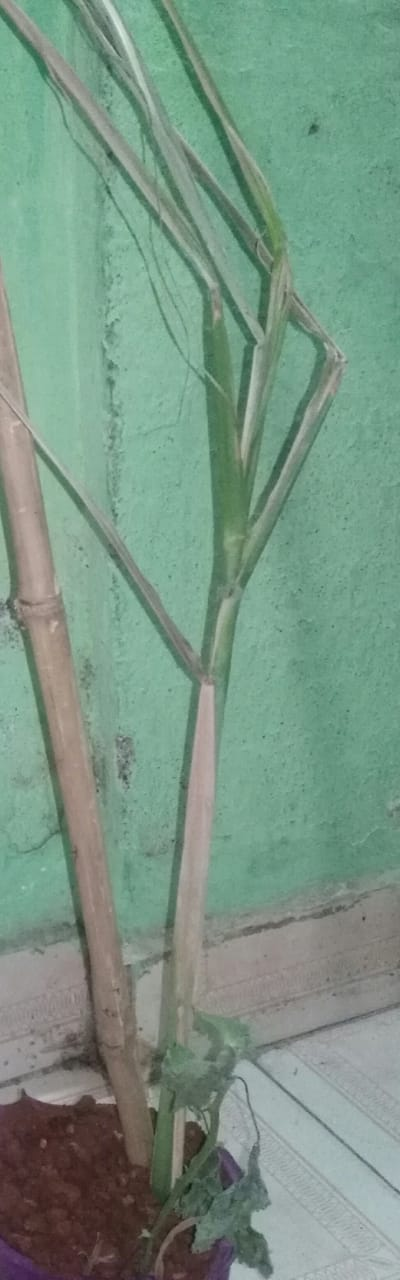
#> input picture project-code/sugarcane_plant.jpeg, 400 x 1280 px
$ python plantbot_height-measure.py
#> lines starting #> are read from the running program, lines starting #| are printed output that depends on the picture; after the words box and inside, x2 and y2 are one past the last pixel; in counts of white or black regions, pixels touching at a corner belong together
import argparse
import imutils.contours
import cv2

# Get our options
'''parser = argparse.ArgumentParser(description='Object height measurement')
parser.add_argument("-i", "--image", type=float, required=True,
                    help="file to process")
parser.add_argument("-w", "--width", type=float, required=True,
                    help="width of the left-most object in the image")
args = vars(parser.parse_args())'''
args={'width':50}
# Read in the image
image = cv2.imread('sugarcane_plant.jpeg')
#> image is the input picture: shape (1280, 400, 3); mean B, G, R 132.3, 148.3, 121.4

# Cover to grayscale and blur
greyscale = cv2.cvtColor(image, cv2.COLOR_BGR2GRAY)
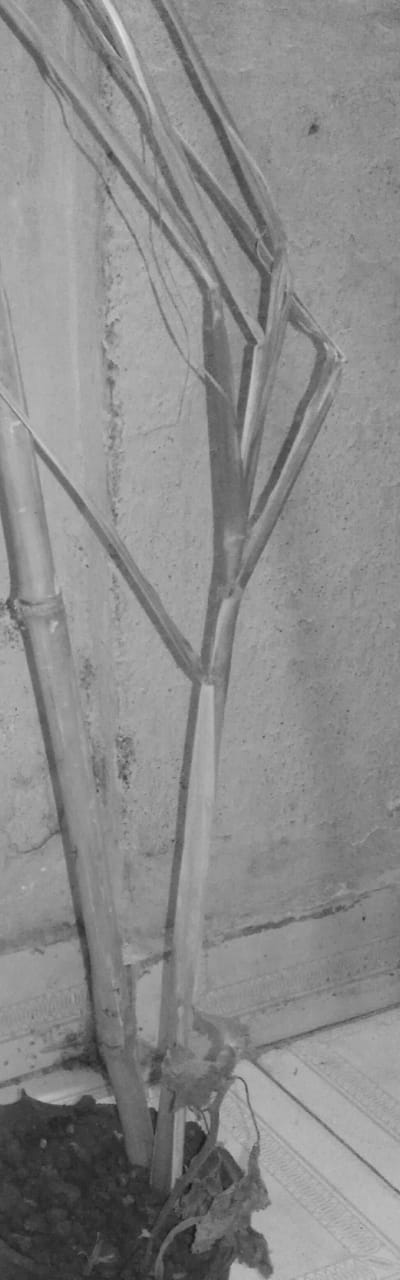
#> greyscale: shape (1280, 400); min 20, max 231, mean 138.4
greyscale = cv2.GaussianBlur(greyscale, (7, 7), 0)

# Detect edges and close gaps
canny_output = cv2.Canny(greyscale, 50, 100)
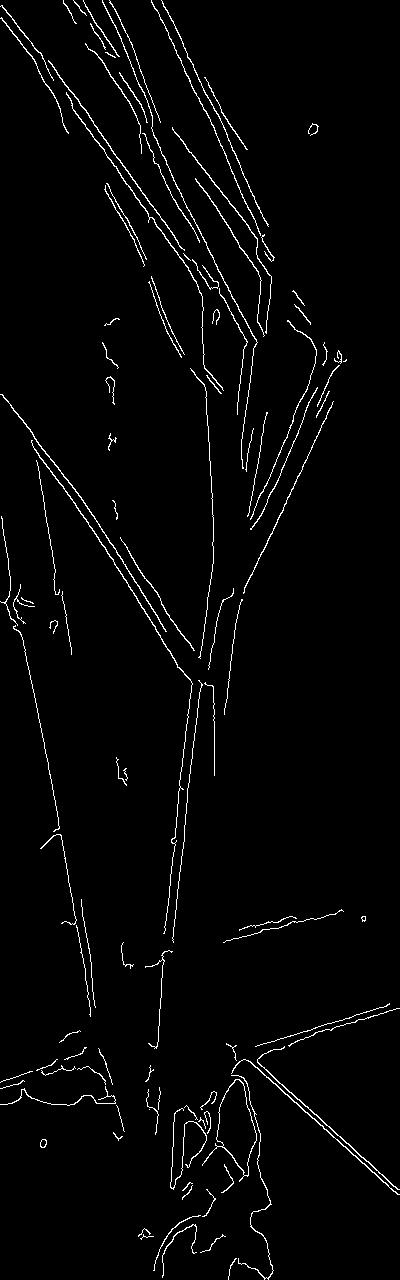
#> canny_output: shape (1280, 400); 2.4% white in thin lines or dots
canny_output = cv2.dilate(canny_output, None, iterations=1)
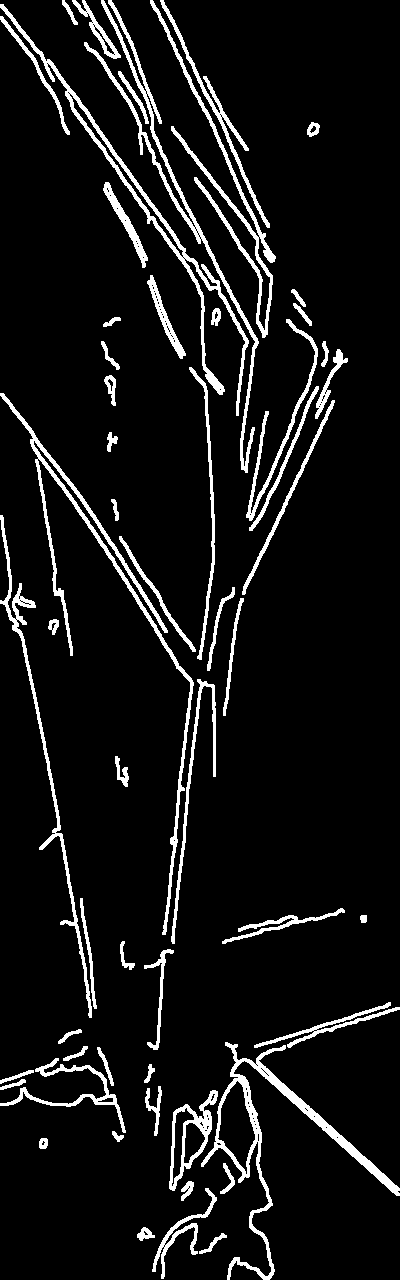
#> canny_output: shape (1280, 400); 7.8% white; 56 white regions, largest, box (x1, y1, x2, y2) and area: (201, 1042, 400, 1280) 4037, (0, 393, 194, 935) 3982, (0, 4, 249, 416) 3662
canny_output = cv2.erode(canny_output, None, iterations=1)
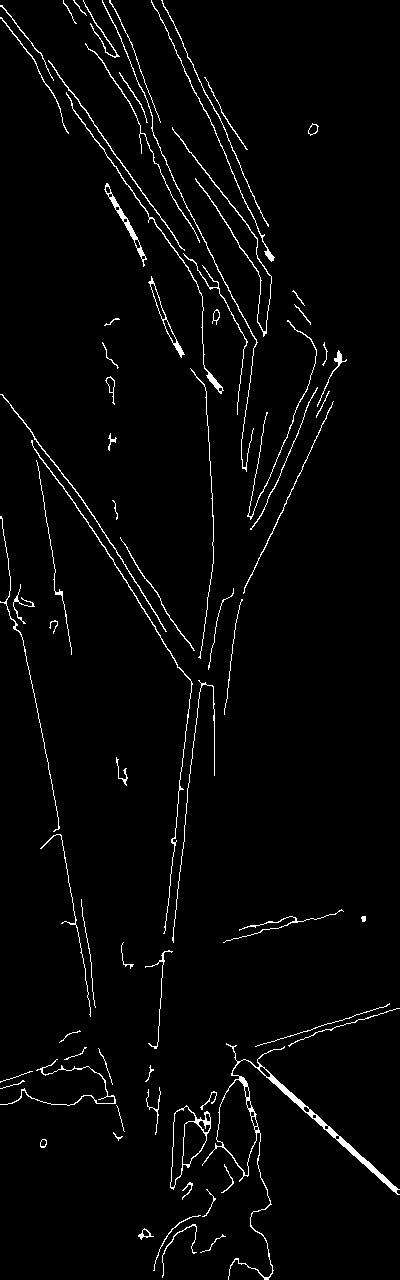
#> canny_output: shape (1280, 400); 2.7% white in thin lines or dots

# Get the contours of the shapes, sort l-to-r and create boxes
contours, _ = cv2.findContours(canny_output, cv2.RETR_EXTERNAL,
                                  cv2.CHAIN_APPROX_SIMPLE)
#> contours = 74 contours, 31 with area under 20; largest, box (x1, y1, x2, y2) and area: (202, 1043, 400, 1280) 3536, (170, 1105, 211, 1190) 1780, (104, 183, 147, 267) 360, (148, 276, 185, 358) 352, (66, 92, 224, 394) 234
if len(contours) < 2:
    print("Couldn't detect two or more objects")
    exit(0)

(contours, _) = imutils.contours.sort_contours(contours)
contours_poly = [None]*len(contours)
#> contours_poly = 74 items
boundRect = [None]*len(contours)
#> boundRect = 74 items
for i, c in enumerate(contours):
    contours_poly[i] = cv2.approxPolyDP(c, 3, True)
    boundRect[i] = cv2.boundingRect(contours_poly[i])
#> this loop made 74 passes
#> after the loop, boundRect = 74 items, first 6: (0, 1081, 25, 8), (0, 1071, 33, 12), (0, 1059, 116, 46), (0, 516, 60, 316), (0, 394, 167, 238), (0, 17, 69, 117); contours_poly = 74 contours, 31 with area under 20; largest, box (x1, y1, x2, y2) and area: (202, 1043, 400, 1280) 3756, (170, 1105, 211, 1190) 1774, (102, 0, 258, 472) 402, (148, 276, 185, 358) 378, (104, 183, 147, 267) 306

output_image = image.copy()
mmPerPixel = args["width"] / boundRect[0][2]
#> mmPerPixel = 2
highestRect = 1000
lowestRect = 0

for i in range(1, len(contours)):

    # Too smol?
    if boundRect[i][2] < 50 or boundRect[i][3] < 50:
        continue

    # The first rectangle is our control, so set the ratio
    if highestRect > boundRect[i][1]:
        highestRect = boundRect[i][1]
    if lowestRect < (boundRect[i][1] + boundRect[i][3]):
        lowestRect = (boundRect[i][1] + boundRect[i][3])

    # Create a boundary box
    cv2.rectangle(output_image, (int(boundRect[i][0]), int(boundRect[i][1])),
                  (int(boundRect[i][0] + boundRect[i][2]),
                  int(boundRect[i][1] + boundRect[i][3])), (255, 0, 0), 2)
#> this loop made 73 passes
#> (highestRect, lowestRect) on pass 3: (516, 832)
#> highestRect on passes 4, 5, 6, 24: 394, 17, 5, 0
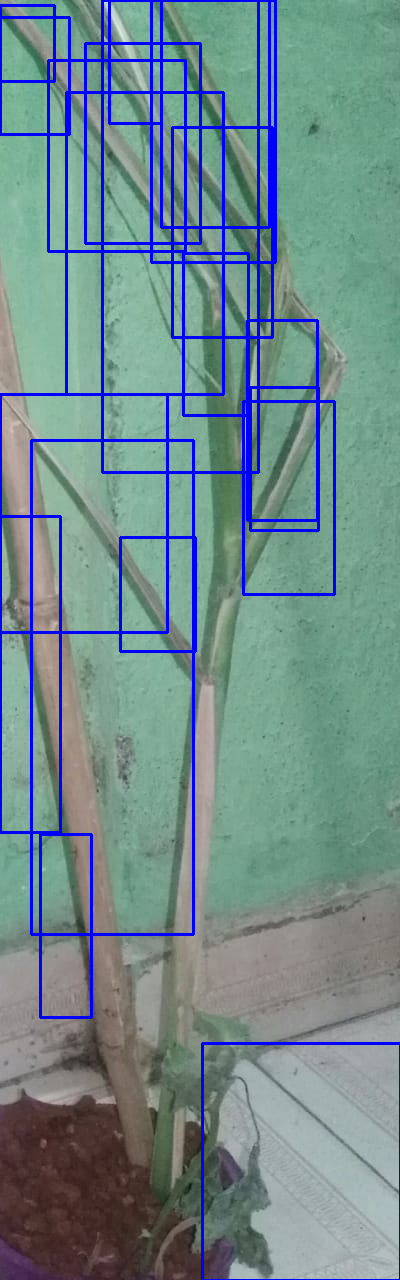
#> output_image: shape (1280, 400, 3); 6.66% of pixels changed, all inside (x1, y1, x2, y2) = (0, 0, 400, 1280)
#> after the loop, highestRect = 0; lowestRect = 1280

# Calculate the size of our plant
plantHeight = (lowestRect - highestRect) * mmPerPixel
#> plantHeight = 2560
print("Plant height is {0:.0f}mm".format(plantHeight))
#| Plant height is 2560mm

# Resize and display the image (press key to exit)
resized_image = cv2.resize(output_image, (1280, 720))
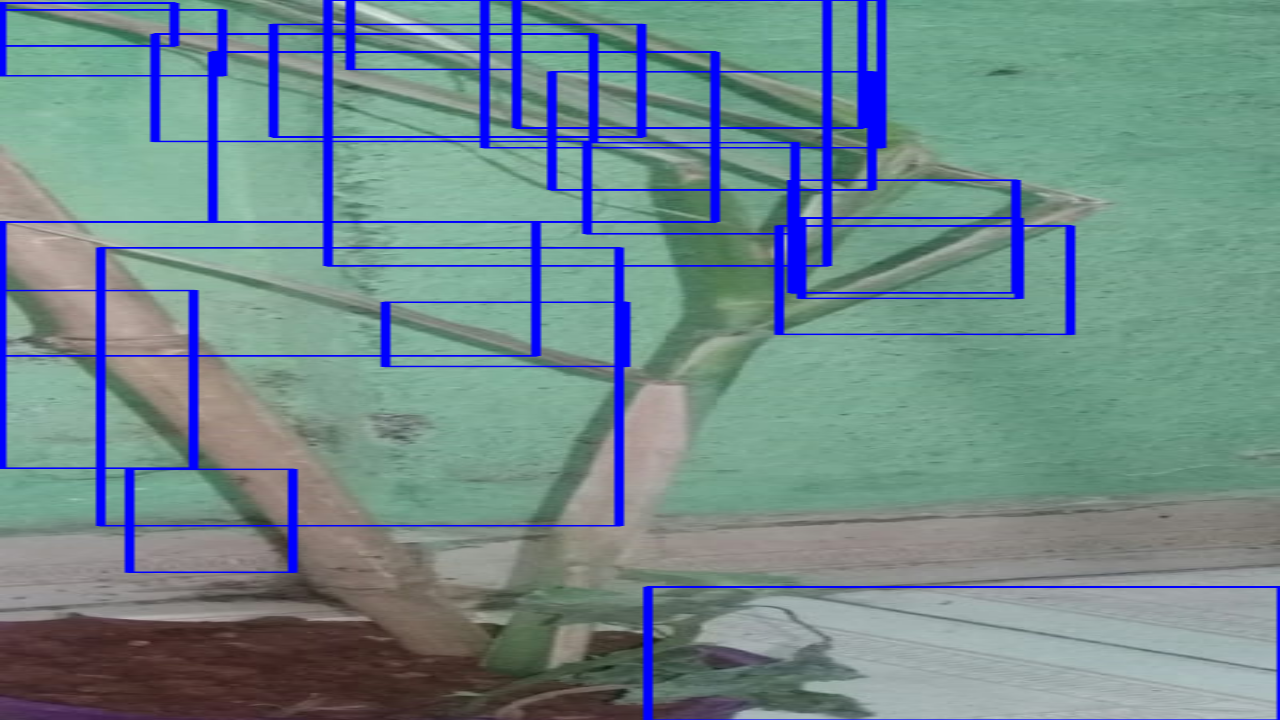
#> resized_image: shape (720, 1280, 3); mean B, G, R 140.3, 137.9, 113.1
cv2.imshow("Image", resized_image)
cv2.waitKey(0)

cv2.destroyAllWindows()
